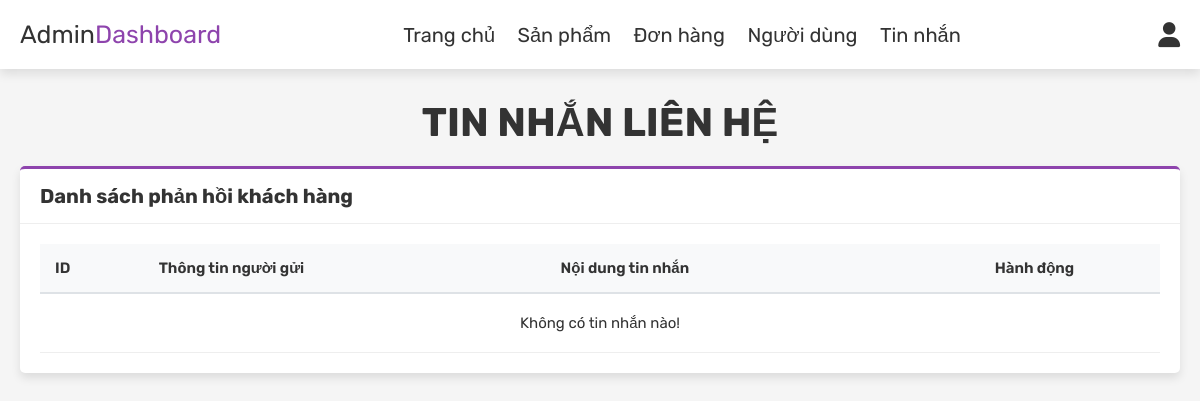
The page /admin_contacts.php (signed in) on the database as committed earlier.
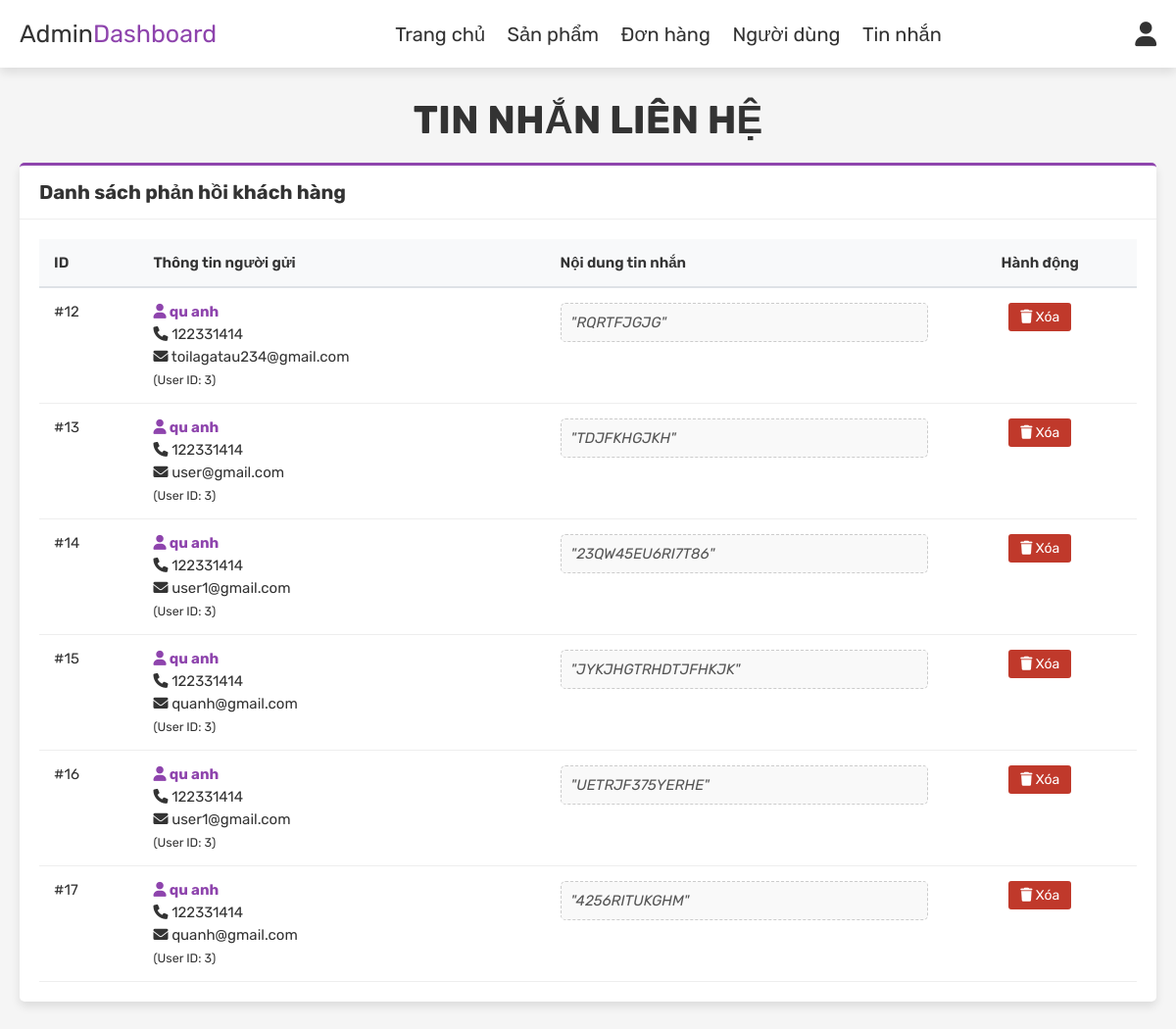
The same page on the database as committed later.
### tables this page shows
CREATE TABLE `message` (
  `id` int(100) NOT NULL,
  `user_id` int(100) NOT NULL,
  `name` varchar(100) NOT NULL,
  `email` varchar(100) NOT NULL,
  `number` varchar(12) NOT NULL,
  `message` varchar(500) NOT NULL
);

### includes/db.php (called while the page is built, shortened)
<?php
class Database
{
    private $host = DB_HOST;
    private $user = DB_USER;
    private $pass = DB_PASS;
    private $dbname = DB_NAME;
    private $dbh;
    private $stmt;
    public function __construct()
    {
        $dsn = 'mysql:host=' . $this->host . ';port=' . DB_PORT . ';dbname=' . $this->dbname . ';charset=utf8';
        $options = array(
            PDO::ATTR_PERSISTENT => true,
            PDO::ATTR_ERRMODE => PDO::ERRMODE_EXCEPTION,
            PDO::ATTR_DEFAULT_FETCH_MODE => PDO::FETCH_ASSOC
        );
        try {
            $this->dbh = new PDO($dsn, $this->user, $this->pass, $options);
        } catch (PDOException $e) {
            $this->error = $e->getMessage();
            echo $this->error;
        }
    }
    public function query($sql)
    {
        $this->stmt = $this->dbh->prepare($sql);
    }
    public function execute()
    {
        return $this->stmt->execute();
    }
    public function resultSet()
    {
        $this->execute();
        return $this->stmt->fetchAll();
    }
}

### admin_contacts.php (the view, shortened to what this page needs)
<?php
include 'includes/db.php';
$db = new Database();
?>
<!DOCTYPE html>
<html lang="en">
<head>
   <link rel="stylesheet" href="https://cdnjs.cloudflare.com/ajax/libs/font-awesome/6.0.0/css/all.min.css">
   <link rel="stylesheet" href="styles/admin.css">
   <link rel="stylesheet" href="styles/admin/contacts.css">
   <link rel="stylesheet" href="styles/pagination.css">
</head>
<body>
<?php include 'admin_header.php'; ?>
<section class="messages">
   <h1 class="title"> TIN NHẮN LIÊN HỆ </h1>
   <div class="admin-card">
      <div class="card-header">
         <h3>Danh sách phản hồi khách hàng</h3>
      </div>
      <div class="card-body">
         <table class="custom-table">
            <thead>
               <tr>
                  <th>ID</th>
                  <th>Thông tin người gửi</th>
                  <th>Nội dung tin nhắn</th>
                  <th style="text-align: center;">Hành động</th>
               </tr>
            </thead>
            <tbody>
               <?php
                  $limit = 8;
                  $current_page = isset($_GET['page']) ? (int)$_GET['page'] : 1;
                  $offset = ($current_page - 1) * $limit;
                  $db->query("SELECT COUNT(*) as total FROM `message`");
                  $db->query("SELECT * FROM `message` LIMIT $offset, $limit");
                  $select_message = $db->resultSet();
                  if(count($select_message) > 0){
                     foreach($select_message as $fetch_message){
               ?>
               <tr>
                  <td>#<?php echo $fetch_message['id']; ?></td>
                  <td class="info-group">
                     <span style="font-weight:bold; color:var(--purple);">
                        <i class="fas fa-user"></i> <?php echo htmlspecialchars($fetch_message['name']); ?>
                     </span>
                     <span><i class="fas fa-phone"></i> <?php echo $fetch_message['number']; ?></span>
                     <span><i class="fas fa-envelope"></i> <?php echo $fetch_message['email']; ?></span>
                     <?php if(isset($fetch_message['user_id'])): ?>
                        <small>(User ID: <?php echo $fetch_message['user_id']; ?>)</small>
                     <?php endif; ?>
                  </td>
                  <td>
                     <div class="message-content">
                        "<?php echo htmlspecialchars($fetch_message['message']); ?>"
                     </div>
                  </td>
                  <td style="text-align: center;">
                     <a href="admin_contacts.php?delete=<?php echo $fetch_message['id']; ?>" onclick="return confirm('Xóa tin nhắn này?');" class="btn-delete">
                        <i class="fas fa-trash"></i> Xóa
                     </a>
                  </td>
               </tr>
               <?php
                     }
                  } else {
                     echo '<tr><td colspan="4" style="text-align:center; padding:2rem;">Không có tin nhắn nào!</td></tr>';
                  }
               ?>
            </tbody>
         </table>
      </div>
   </div>
</section>
</body>
</html>

Rows that differ between the two databases and show on the page:
added message: id "12", name "qu anh", number "122331414", email "toilagatau234@gmail.com", user "3", message "RQRTFJGJG"
added message: id "13", name "qu anh", number "122331414", email "user@gmail.com", user "3", message "TDJFKHGJKH"
added message: id "14", name "qu anh", number "122331414", email "user1@gmail.com", user "3", message "23QW45EU6RI7T86"
added message: id "15", name "qu anh", number "122331414", email "quanh@gmail.com", user "3", message "JYKJHGTRHDTJFHKJK"
added message: id "16", name "qu anh", number "122331414", email "user1@gmail.com", user "3", message "UETRJF375YERHE"
added message: id "17", name "qu anh", number "122331414", email "quanh@gmail.com", user "3", message "4256RITUKGHM"
Other text that changed with them:
text no longer shown: "Không có tin nhắn nào!"
